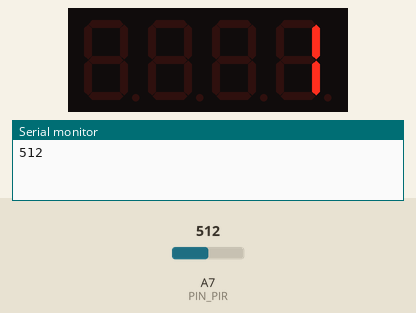
Bench run of a sketch on a simulated Arduino Nano, built with avr-gcc and run on an emulated ATmega328P. Shown: 4-digit seven-segment display, the last lines printed to the serial monitor. Inputs (shaded band) come from the test bench; at power-on: A7 (PIN_PIR) = 512.

Above: at 0.1 s.
At 10.1 s:
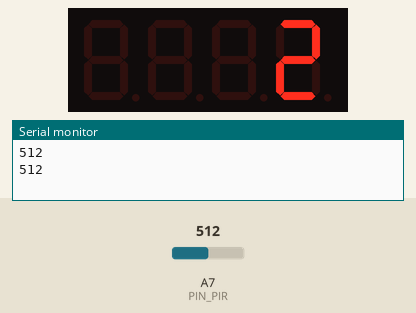
At 20.2 s:
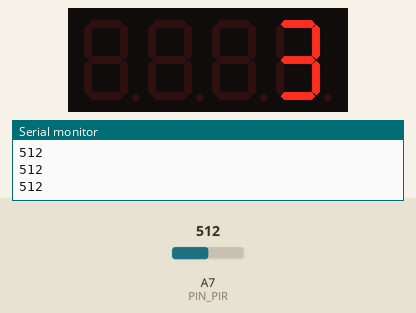
At 50.2 s:
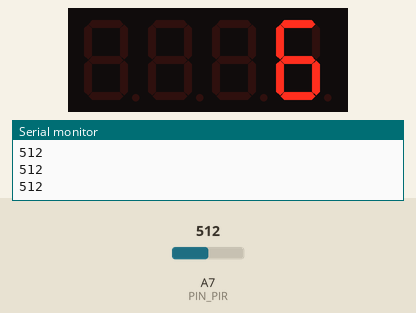
At 90.3 s:
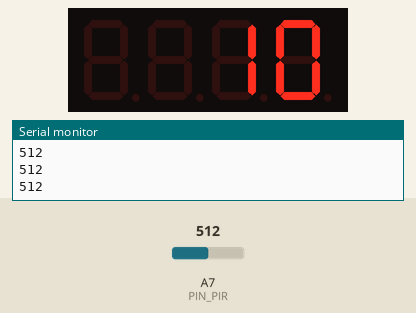
At 120.4 s:
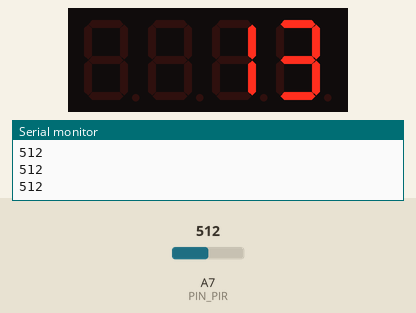

The sketch:

InfraredSensor.ino
```cpp
#include <Arduino.h>
#include <TM1637Display.h>

#define PIN_PIR A7
#define CLK 4
#define DIO 5

TM1637Display display(CLK, DIO);

int seenMovements = 0;

void setup() {
  Serial.begin(9600);
  pinMode (PIN_PIR, INPUT);
  display.setBrightness(0x0f);
  display.clear();
  display.showNumberDec(seenMovements, false);
}

void loop() {
  int pirVal = analogRead (PIN_PIR);

  Serial.println(pirVal);

  if (pirVal > 400)
  {
    seenMovements = seenMovements + 1;
    display.showNumberDec(seenMovements, false);
    delay(10000);
  }
}
```

Measured:
- what the display in image 1 shows lasts 10.0 s, from 10.1 s to 20.1 s
